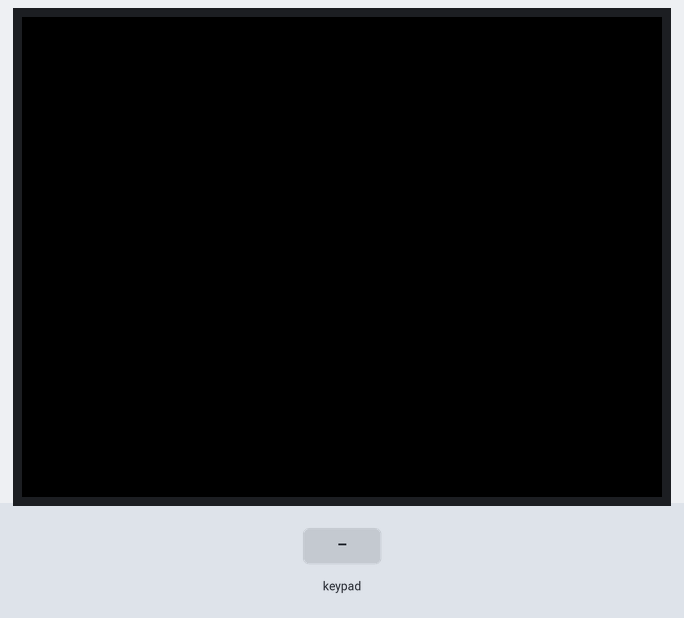
A sketch run on a simulated ESP32. Parts: 320×240 colour display. Inputs (shaded band) come from the test bench.

Above: at 1.3 s.
1.4 s: keypad keys 1 2 3 4 pressed 0.4 s apart
At 1.62 s:
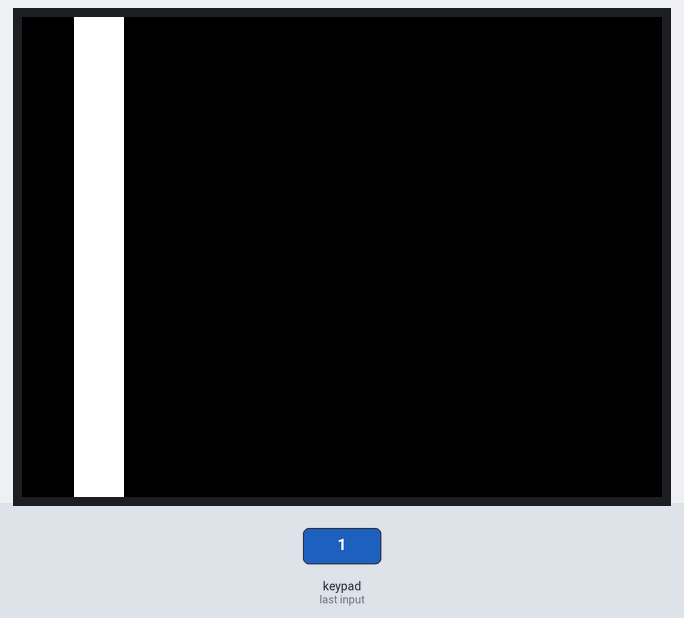
4.5 s: key '0' pressed
At 4.72 s:
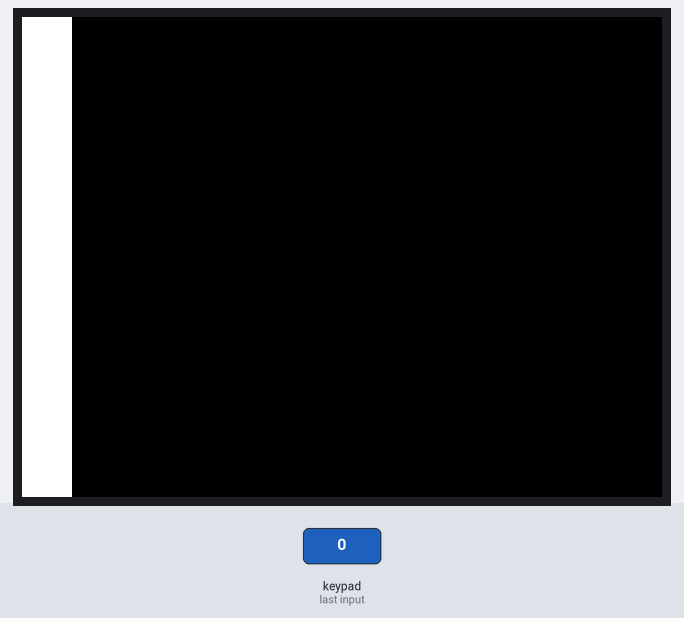
6.3 s: key '5' pressed
At 6.48 s:
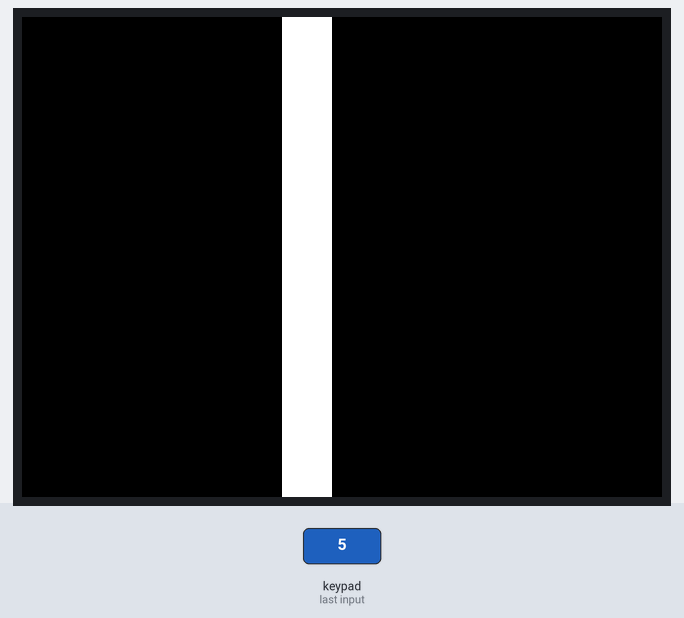
8.0 s: keypad keys 1 2 3 4 A pressed 0.4 s apart
At 8.53 s:
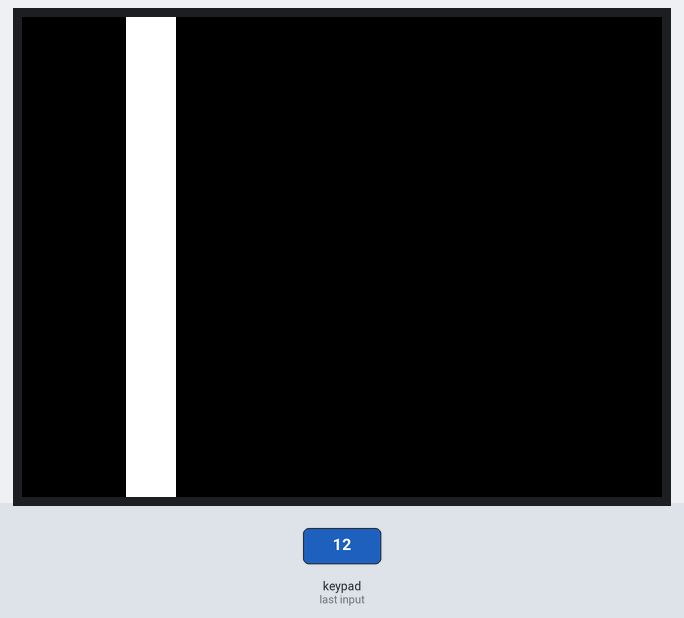
Timing chart, 0 to 11.0 s (numbered marks = the images above; inputs shaded):
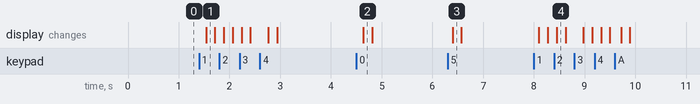

Measured:
- after the input at 1.4 s, the display: changes after 0.14 s (image 1)
- after the input at 4.5 s, the display: changes after 0.14 s (image 2)
- after the input at 6.3 s, the display: changes after 0.10 s (image 3)
- after the input at 8.0 s, the display: first changes after 0.10 s (image 4 shows a later state)

The sketch:

3_touch_practice.ino
```cpp
#include <M5Stack.h>
#include "Adafruit_MPR121.h"

Adafruit_MPR121 mpr121 = Adafruit_MPR121();

int i2c_address = 0x5A;  // タッチセンサのI2Cアドレスを指定

bool getTouchedValue(uint16_t touched_data, int pin) {
  return (touched_data & (1 << pin)) != 0;
}

void setup() {
  M5.begin();

  M5.Lcd.setTextSize(2);
  if (!mpr121.begin(i2c_address)) {
    M5.Lcd.println("MPR121 is not found.");
    while (true) {}
  }
}

void loop() {
  uint16_t touched_data = mpr121.touched();

  for (int i = 0; i < 12; i++) {
    if (getTouchedValue(touched_data, i)) {
      M5.Lcd.fillRect(i * 26, 0, 25, 240, WHITE);
    } else {
      M5.Lcd.fillRect(i * 26, 0, 25, 240, BLACK);
    }
  }

  delay(100);
}
```
